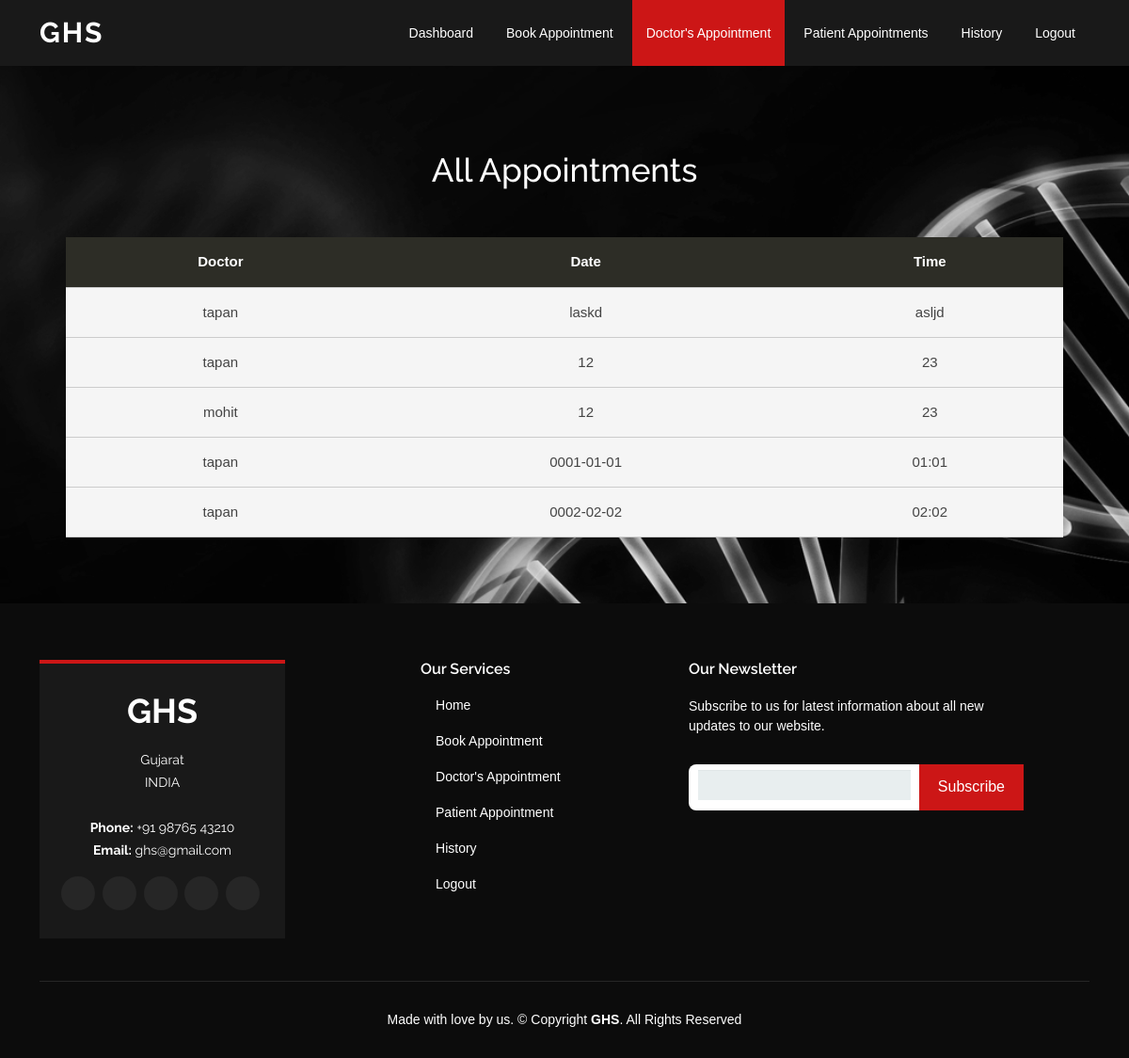
The app's page /show_appointment (signed in) with its own data.
### ghsapp/models.py (models this page shows, shortened)
class Appointment(models.Model):
    doctor_app = models.ForeignKey(
        User, on_delete=models.CASCADE, related_name='doctor_app')
    user_app = models.ForeignKey(
        User, on_delete=models.CASCADE, related_name='user_app')
    date = models.CharField(max_length=10)
    time = models.CharField(max_length=10)

### ghsapp/views.py (the view)
# urls.py: path('show_appointment', views.show_appointment, name='show_appointment'),
@login_required(login_url='error')
def show_appointment(request):
    appointments = Appointment.objects.filter(user_app=request.user)
    context = {
        'appointments': appointments
    }
    try:
        doctorInfo.objects.get(doctor=request.user)
        return render(request, 'user/show_appointment.html', context)
    except:
        return render(request, 'show_appointment_user.html', context)

### templates/user/show_appointment.html (shortened to what this page needs)
<!DOCTYPE html>
<html lang="en">
<head>
    <link href="static/assets2/vendor/aos/aos.css" rel="stylesheet">
    <link href="static/assets2/vendor/bootstrap/css/bootstrap.min.css" rel="stylesheet">
    <link href="static/assets2/vendor/bootstrap-icons/bootstrap-icons.css" rel="stylesheet">
    <link href="static/assets2/vendor/boxicons/css/boxicons.min.css" rel="stylesheet">
    <link href="static/assets2/vendor/glightbox/css/glightbox.min.css" rel="stylesheet">
    <link href="static/assets2/vendor/swiper/swiper-bundle.min.css" rel="stylesheet">
    <link href="static/assets2/css/style.css" rel="stylesheet">
</head>
<body>
    <header id="header" class="d-flex align-items-center">
        <div class="container d-flex align-items-center justify-content-between">
            <h1 class="logo"><a href="{% url 'doctor_home' %}">GHS</a></h1>
            <nav id="navbar" class="navbar">
                <ul>
                    <li><a class="nav-link scrollto" href="{% url 'doctor_home' %}">Dashboard</a></li>
                    <li><a class="nav-link scrollto" href="{% url 'book_appointment' %}">Book Appointment</a></li>
                    <li><a class="nav-link scrollto active" href="{% url 'show_appointment' %}">Doctor's Appointment</a></li>
                    <li><a class="nav-link scrollto" href="{% url 'doctor_show_appointment' %}">Patient
                        Appointments</a>
                    </li>
                    <li><a class="nav-link scrollto" href="{% url 'history' %}">History</a></li>
                    <li><a href="{% url 'signout' %}" class="btn-get-started scrollto">Logout</a></li>
                </ul>
            </nav>
        </div>
    </header>
    <div class="bikes" style="margin-top: 160px">
        <h1>All Appointments</h1>
        <table>
            <tr class="head">
                <th>Doctor</th>
                <th>Date</th>
                <th>Time</th>
            </tr>
            {% for appointment in appointments %}
            <tr class="clickable-row" href="{% url 'home'%}">
                <td>{{appointment.doctor_app}}</td>
                <td>{{appointment.date}}</td>
                <td>{{appointment.time}}</td>
            </tr>
            <tr>
                {% endfor %}
            </tr>
        </table>
    </div>
    <footer id="footer">
        <div class="footer-top">
            <div class="container">
                <div class="row">
                    <div class="col-lg-3 col-md-6">
                        <div class="footer-info">
                            <h3>GHS</h3>
                            <p>
                                Gujarat <br> INDIA<br><br>
                                <strong>Phone:</strong> +91 98765 43210<br>
                                <strong>Email:</strong> ghs@gmail.com<br>
                            </p>
                            <div class="social-links mt-3">
                                <a href="#" class="twitter"><i class="bx bxl-twitter"></i></a>
                                <a href="#" class="facebook"><i class="bx bxl-facebook"></i></a>
                                <a href="#" class="instagram"><i class="bx bxl-instagram"></i></a>
                                <a href="#" class="google-plus"><i class="bx bxl-skype"></i></a>
                                <a href="#" class="linkedin"><i class="bx bxl-linkedin"></i></a>
                            </div>
                        </div>
                    </div>
                    <div class="col-lg-3 col-md-6 footer-links" style="margin-left: 120px;">
                        <h4>Our Services</h4>
                        <ul>
                            <li><i class="bx bx-chevron-right"></i> <a href="#">Home</a></li>
                            <li><i class="bx bx-chevron-right"></i> <a href="{% url 'book_appointment' %}">Book
                                Appointment</a></li>
                            <li><i class="bx bx-chevron-right"></i> <a href="{% url 'show_appointment' %}">Doctor's Appointment</a></li>
                            <li><i class="bx bx-chevron-right"></i> <a href="{% url 'doctor_show_appointment' %}">Patient
                                Appointment</a></li>
                            <li><i class="bx bx-chevron-right"></i> <a href="{% url 'history' %}">History</a></li>
                            <li><i class="bx bx-chevron-right"></i> <a href="{% url 'signout' %}">Logout</a></li>
                        </ul>
                    </div>
                    <div class="col-lg-4 col-md-6 footer-newsletter">
                        <h4>Our Newsletter</h4>
                        <p>Subscribe to us for latest information about all new updates to our website.</p>
                        <form action="" method="post">
                            <input type="email" name="email"><input type="submit" value="Subscribe">
                        </form>
                    </div>
                </div>
            </div>
        </div>
        <div class="container">
            <div class="copyright"> Made with love by us. &copy; Copyright <strong><span>GHS</span></strong>. All Rights Reserved
            </div>
        </div>
    </footer>
</body>
</html>

### static/assets2/css/style.css (style rules this page uses)
body { font-family: "Open Sans", sans-serif; color: #444444; }
a { color: #cc1616; text-decoration: none; }
h1, h2, h3, h4, h5, h6 { font-family: "Raleway", sans-serif; }
#header { background: rgba(25, 25, 25, 0.95); transition: all 0.5s; z-index: 997; height: 70px; }
#header.fixed-top { background: #191919; }
#header .logo { font-size: 30px; margin: 0; padding: 0; line-height: 1; font-weight: 700; letter-spacing: 2px; text-transform: uppercase; }
#header .logo a { color: #fff; }
.scrolled-offset { margin-top: 70px; }
.navbar { padding: 0; }
.navbar ul { margin: 0; padding: 0; display: flex; list-style: none; align-items: center; }
.navbar li { position: relative; }
.navbar > ul > li { margin-left: 5px; }
.navbar a, .navbar a:focus { display: flex; align-items: center; justify-content: space-between; padding: 25px 15px 24px 15px; font-size: 14px; color: #fff; white-space: nowrap; transition: 0.3s; }
.navbar a:hover, .navbar .active, .navbar .active:focus, .navbar li:hover > a { background: #cc1616; }
#footer { background: #0c0c0c; padding: 0 0 30px 0; color: #fff; font-size: 14px; }
#footer .footer-top { padding: 60px 0 30px 0; }
#footer .footer-top .footer-info { margin-bottom: 15px; background: #191919; color: #fff; border-top: 4px solid #cc1616; text-align: center; padding: 30px 20px; }
#footer .footer-top .footer-info h3 { font-size: 36px; margin: 0 0 20px 0; padding: 2px 0 2px 0; line-height: 1; font-weight: 700; }
#footer .footer-top .footer-info p { font-size: 14px; line-height: 24px; margin-bottom: 0; font-family: "Raleway", sans-serif; }
#footer .footer-top .social-links a { font-size: 18px; display: inline-block; background: #262626; color: #fff; line-height: 1; padding: 8px 0; margin-right: 4px; border-radius: 50%; text-align: center; width: 36px; height: 36px; transition: 0.3s; }
#footer .footer-top h4 { font-size: 16px; font-weight: 600; color: #fff; position: relative; padding-bottom: 12px; }
#footer .footer-top .footer-links { margin-bottom: 30px; }
#footer .footer-top .footer-links ul { list-style: none; padding: 0; margin: 0; }
#footer .footer-top .footer-links ul i { padding-right: 2px; color: #ed5b5b; font-size: 18px; line-height: 1; }
#footer .footer-top .footer-links ul li { padding: 10px 0; display: flex; align-items: center; }
#footer .footer-top .footer-links ul li:first-child { padding-top: 0; }
#footer .footer-top .footer-links ul a { color: #fff; transition: 0.3s; display: inline-block; line-height: 1; }
#footer .footer-top .footer-newsletter form { margin-top: 30px; background: #fff; padding: 6px 10px; position: relative; border-radius: 4; }
#footer .footer-top .footer-newsletter form input[type="email"] { border: 0; padding: 4px; width: calc(100% - 110px); }
#footer .footer-top .footer-newsletter form input[type="submit"] { position: absolute; top: 0; right: 0; bottom: 0; border: 0; background: none; font-size: 16px; padding: 0 20px; background: #cc1616; color: #fff; transition: 0.3s; border-radius: 4; }
#footer .copyright { border-top: 1px solid #262626; text-align: center; padding-top: 30px; }

### templates/user/show_appointment.html (style rules this page uses)
body { font-family: "Nunito", sans-serif; height: 100vh; background-image: url('static/image/DNA_Wall.jpg'); background-size: cover; position: relative; }
table { border-collapse: collapse; width: 100%; font-size: 15px; margin-top: 50px; border-radius: 3px; }
tr { background-color: #f5f5f5; }
th, td { padding: 15px; text-align: left; border-bottom: 1px solid #ccc; text-align: center; }
.head { color: white; background: #2D2D26; }
form { max-width: 300px; margin: 10px auto; margin-top: 30px; padding: 10px 20px; background: #f4f7f8; border-radius: 8px; }
h1 { font-size: 35px; margin: 0 0 20px 0; margin-top: 20px; text-align: center; color: white; }
input[type="text"], input[type="password"], input[type="date"], input[type="datetime"], input[type="email"], input[type="number"], input[type="search"], input[type="tel"], input[type="time"], input[type="url"], textarea, select { background: rgba(255, 255, 255, 0.1); border: none; font-size: 16px; height: auto; margin: 0; outline: 0; padding: 10px; width: 100%; background-color: #e8eeef; color: #8a97a0; box-shadow: 0 1px 0 rgba(0, 0, 0, 0.03) inset; margin-bottom: 5px; }
.bikes { margin: 70px; border-radius: 3px; }
@media screen and (min-width: 480px) { form { max-width: 700px; } }

### records on screen
Appointment: doctor_app "tapan", date "laskd", time "asljd"
Appointment: doctor_app "tapan", date "12", time "23"
Appointment: doctor_app "mohit", date "12", time "23"
Appointment: doctor_app "tapan", date "0001-01-01", time "01:01"
Appointment: doctor_app "tapan", date "0002-02-02", time "02:02"
